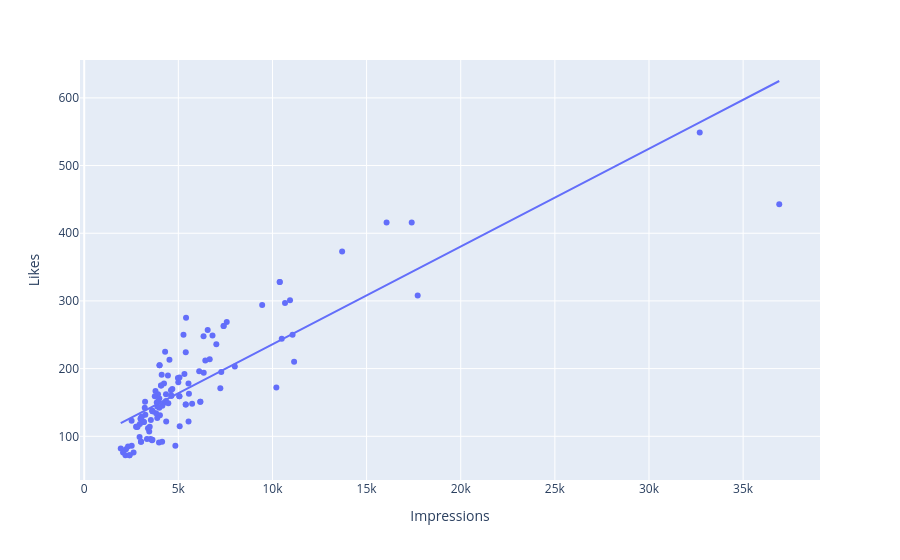

Write notebook code for a chart like this one.
### Code cell
figure = px.scatter(data_frame=ig,x='Impressions',y='Likes',trendline='ols')
figure.show()
